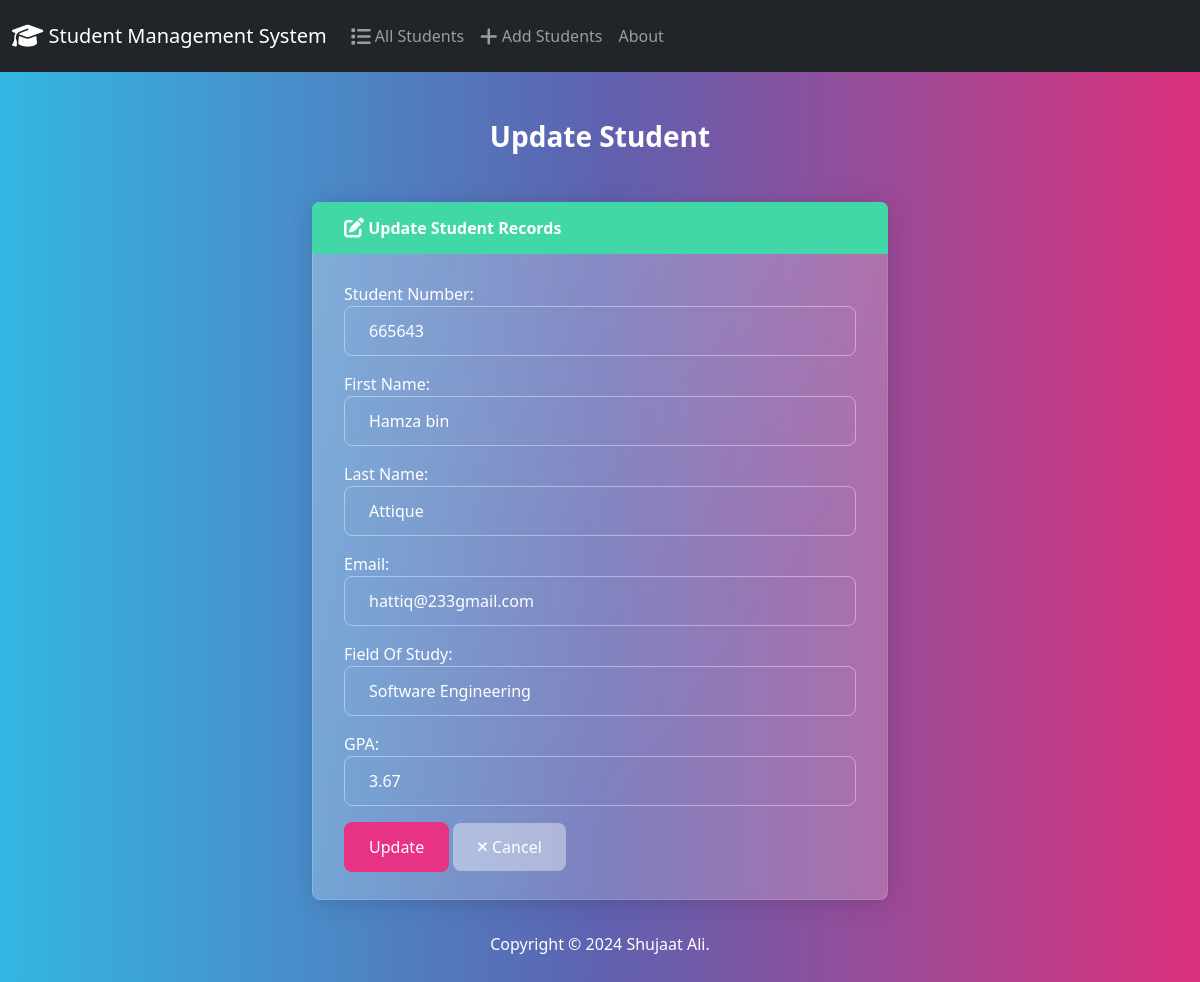
The page /edit/3/ on the database its author committed.
### students/models.py (models this page shows, shortened)
class Student(models.Model):
    student_number = models.PositiveBigIntegerField()
    first_name = models.CharField(max_length = 50)
    last_name = models.CharField(max_length = 50)
    email = models.EmailField(max_length = 100)
    field_of_study = models.CharField(max_length = 50)
    gpa = models.FloatField()

### students/views.py (the view)
# urls.py: path('edit/<int:id>/' ,views.edit , name='edit'),
def edit(request, id):
    student = Student.objects.get(pk=id)
    if request.method == "POST":
        form = StudentForm(request.POST, instance=student)  # Pass instance to the form
        if form.is_valid():
            form.save()
            return render(request, 'students/edit.html', {
                'form': form,
                'success': True
            })
    else:
        form = StudentForm(instance=student)  # Pass instance to the form
    return render(request, 'students/edit.html', {
        'form': form,
    })

### students/forms.py
class StudentForm(forms.ModelForm):
    class Meta:
        model = Student
        fields = ["student_number", "first_name", "last_name", "email","field_of_study","gpa"]
        labels = {
            "student_number" : "Student Number",
            "first_name"  : "First Name",
            "last_name"  : "Last Name",
            "email" : "Email",
            "field_of_study" : "Field Of Study",
            "gpa" : "GPA"
        }
        widgets = {
            "student_number" :forms.NumberInput(attrs={'class':'form-control'}),
            "first_name" : forms.TextInput(attrs={'class':'form-control'}),
            "last_name" : forms.TextInput(attrs={'class':'form-control'}),
            "email" : forms.EmailInput(attrs={'class':'form-control'}),
            "field_of_study" : forms.TextInput(attrs={'class' : 'form-control'}),
            "gpa" : forms.NumberInput(attrs={'class':'form-control'})
        }

### students/templates/students/edit.html (shortened to what this page needs)
{% extends "students/base.html" %}
{% block body %}
<h3 class="text-center m-4">
  Update Student
</h3>
  {% if success %}
    <div class="alert alert-success" role="alert">
        Student Updated Successfully
        <a href="{% url 'index' %}" class="alert-link">Go to Home page.</a>
    </div>
  {% else %}
  <div class="row justify-content-center">
    <div class="col-6">
        <div class="card border-success mb-3">
            <div class="card-header">
                <i class="fa-solid fa-pen-to-square fa-lg"></i> Update Student Records
            </div>
            <div class="card-body">
            <form action="" method="POST">
                {{form.as_p}}
                <button type="submit" class="btn btn-primary">Update</button>
                <a href="{% url 'index' %}" class="btn btn-secondary"> <i class="fa-solid fa-xmark fa-sm"></i> Cancel</a>
            </form>
            </div>
    </div>
  </div>
  {% endif %}
{% endblock %}

### rows shown on the page
Student: student_number "665643", first_name "Hamza bin", last_name "Attique", email "hattiq@233gmail.com", field_of_study "Software Engineering", gpa "3.67"
